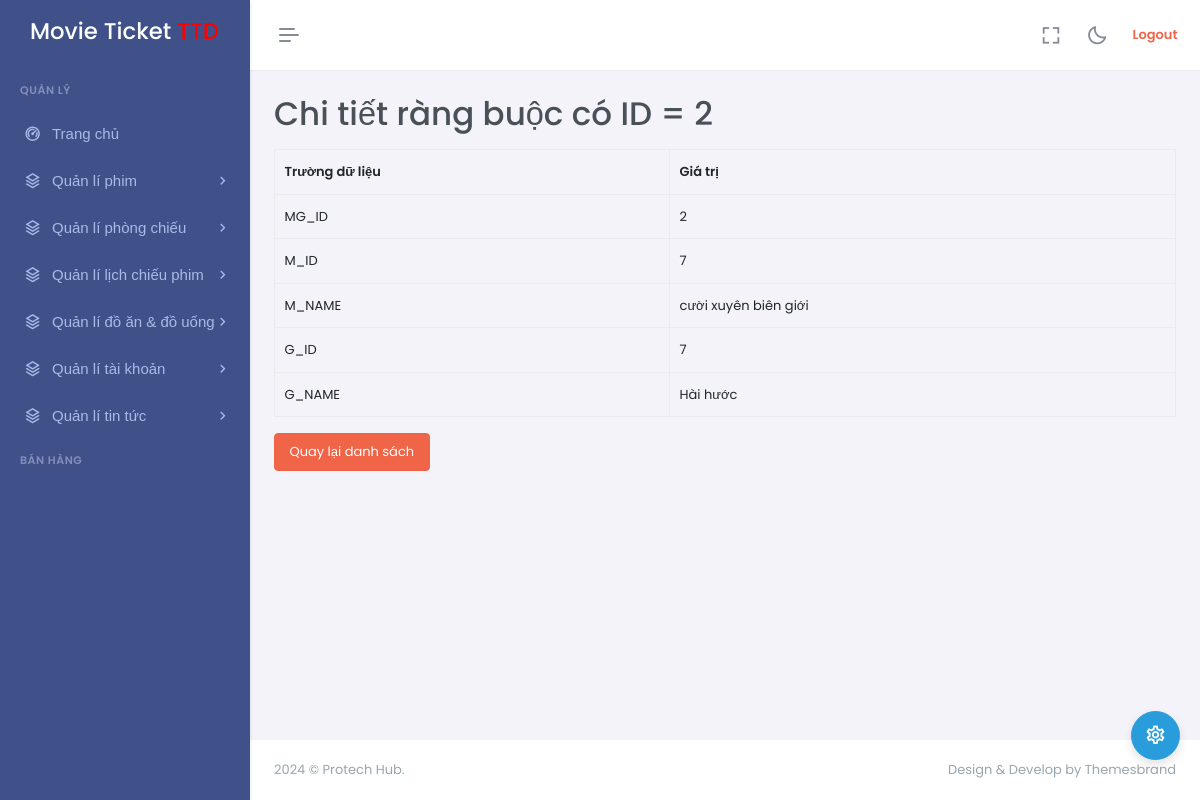
The app's page /?mode=admin&action=movie-genres-show&id=2 (signed in) with its own data.
### tables this page shows
CREATE TABLE `movie_genres` (
  `id` int NOT NULL,
  `genre_id` int NOT NULL,
  `movie_id` int NOT NULL
);

CREATE TABLE `movies` (
  `id` int NOT NULL,
  `name` varchar(255) NOT NULL,
  `description` varchar(255) NOT NULL,
  `duration` tinyint UNSIGNED NOT NULL,
  `release_date` date NOT NULL,
  `language` varchar(50) NOT NULL,
  `imageURL` varchar(255) DEFAULT NULL,
  `type` varchar(50) NOT NULL
);

CREATE TABLE `genres` (
  `id` int NOT NULL,
  `name` varchar(50) NOT NULL,
  `description` varchar(255) NOT NULL
);

### controllers/admin/MovieGenreController.php (called while the page is built, shortened)
<?php
class MovieGenreController
{
    private $movieGenres;
    public function __construct()
    {
        $this->movieGenres = new MovieGenre();
    }
    public function show()
    {
        try {
            $id = $_GET['id'];
            $movieGenres = $this->movieGenres->getById($id);
            require_once PATH_VIEW_ADMIN_MAIN;
        } catch (\Throwable $th) {
            $_SESSION['success'] = false;
            $_SESSION['msg'] = $th->getMessage();
            header('location: ' . BASE_URL_ADMIN . '&action=movie-genres-list');
            exit();
        }
    }
}

### models/BaseModel.php (called while the page is built, shortened)
<?php
class BaseModel
{
    public function __construct()
    {
        $dsn = sprintf('mysql:host=%s;port=%s;dbname=%s;charset=utf8', DB_HOST, DB_PORT, DB_NAME);
        try {
            $this->pdo = new PDO($dsn, DB_USERNAME, DB_PASSWORD, DB_OBTIONS);
        } catch (PDOException $e) {
            die("Kết nối cơ sở dữ liệu thất bại: {$e->getMessage()}. Vui lòng thử lại sau.");
        }
    }
}

### models/MovieGenre.php (called while the page is built, shortened)
<?php
class MovieGenre extends BaseModel
{
    public function getById($id)
    {
        $sql = "
            SELECT
                mg.id mg_id,
                m.id    m_id,
                m.name  m_name,
                g.id    g_id,
                g.name  g_name
            FROM movie_genres mg
            JOIN movies m ON m.id = mg.movie_id
            JOIN genres g ON g.id = mg.genre_id
            WHERE mg.id = :id;
        ";
        $stmt = $this->pdo->prepare($sql);
        $stmt->execute(['id' => $id]);
        return $stmt->fetch();
    }
}

### views/admin/movie-genres/show.php (the view)
<table class="table table-bordered">
    <thead>
        <tr>
            <th>Trường dữ liệu</th>
            <th>Giá trị</th>
        </tr>
    </thead>
    <?php foreach ($movieGenres as $key => $value) : ?>
        <tr>
            <td><?= strtoupper($key) ?></td>
            <td><?= $value ?></td>
        </tr>
    <?php endforeach; ?>
</table>
<a href="<?= BASE_URL_ADMIN . '&action=movie-genres-list' ?>" class="btn btn-danger">Quay lại danh sách</a>

### records on screen
movie_genres: id "2", movie "7", movie.name "cười xuyên biên giới", genre "7", genre.name "Hài hước"

### other values on screen
$title "Chi tiết ràng buộc có ID = 2"
$key "MG_ID"
$key "M_ID"
$key "M_NAME"
$key "G_ID"
$key "G_NAME"
